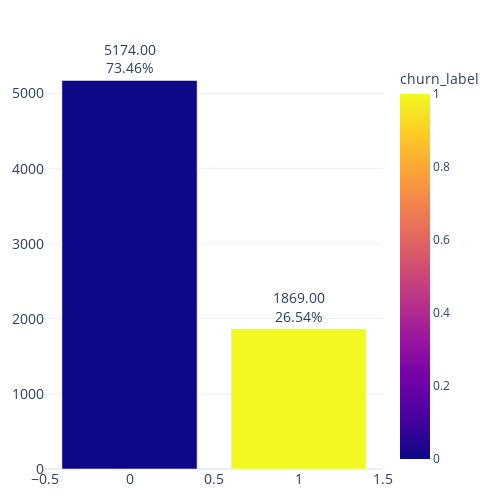

The notebook cell saved with this chart:
### Code cell
fmt_bar(out2)

### Figure 1 — Plotly figure (JSON) as saved in the notebook; plotly's stock layout.template omitted (floating-point values rounded to 4 significant figures)
{"data": [{"alignmentgroup": "True", "cliponaxis": false, "hovertemplate": "churn_label=%{marker.color}<br>size=%{y}<br>text=%{text}<extra></extra>", "legendgroup": "", "marker": {"color": [0, 1], "coloraxis": "coloraxis", "pattern": {"shape": ""}}, "name": "", "offsetgroup": "", "orientation": "v", "showlegend": false, "text": ["5174.00<br>73.46%", "1869.00<br>26.54%"], "textangle": 0, "textfont": {"size": 14}, "textposition": "outside", "type": "bar", "x": [0, 1], "xaxis": "x", "y": [5174, 1869], "yaxis": "y"}], "layout": {"barmode": "relative", "coloraxis": {"colorbar": {"title": {"text": "churn_label"}}, "colorscale": [[0, "#0d0887"], [0.1111, "#46039f"], [0.2222, "#7201a8"], [0.3333, "#9c179e"], [0.4444, "#bd3786"], [0.5556, "#d8576b"], [0.6667, "#ed7953"], [0.7778, "#fb9f3a"], [0.8889, "#fdca26"], [1, "#f0f921"]]}, "height": 500, "legend": {"tracegroupgap": 0}, "margin": {"b": 20, "l": 20, "pad": 0, "r": 20, "t": 60}, "showlegend": false, "title": {}, "width": 500, "xaxis": {"anchor": "y", "domain": [0, 1], "tickfont": {"size": 14}, "title": {}}, "yaxis": {"anchor": "x", "domain": [0, 1], "tickfont": {"size": 14}, "title": {}}}}
